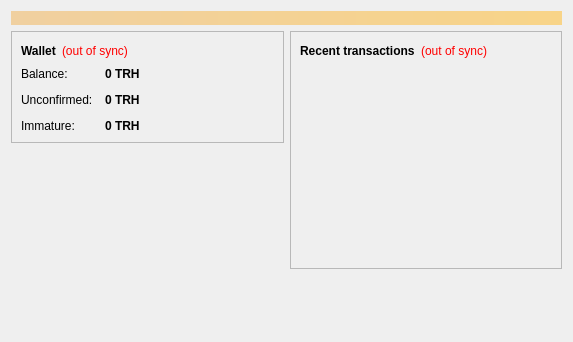
<?xml version="1.0" encoding="UTF-8"?>
<ui version="4.0">
 <class>OverviewPage</class>
 <widget class="QWidget" name="OverviewPage">
  <property name="geometry">
   <rect>
    <x>0</x>
    <y>0</y>
    <width>573</width>
    <height>342</height>
   </rect>
  </property>
  <property name="windowTitle">
   <string>Form</string>
  </property>
  <layout class="QVBoxLayout" name="topLayout">
   <item>
    <widget class="QLabel" name="labelAlerts">
     <property name="visible">
      <bool>false</bool>
     </property>
     <property name="styleSheet">
      <string notr="true">background-color: qlineargradient(x1: 0, y1: 0, x2: 1, y2: 0, stop:0 #F0D0A0, stop:1 #F8D488); color:#000000;</string>
     </property>
     <property name="wordWrap">
      <bool>true</bool>
     </property>
     <property name="margin">
      <number>3</number>
     </property>
    </widget>
   </item>
   <item>
    <layout class="QHBoxLayout" name="horizontalLayout" stretch="1,1">
     <item>
      <layout class="QVBoxLayout" name="verticalLayout_2">
       <item>
        <widget class="QFrame" name="frame">
         <property name="frameShape">
          <enum>QFrame::StyledPanel</enum>
         </property>
         <property name="frameShadow">
          <enum>QFrame::Raised</enum>
         </property>
         <layout class="QVBoxLayout" name="verticalLayout_4">
          <item>
           <layout class="QHBoxLayout" name="horizontalLayout_4">
            <item>
             <widget class="QLabel" name="label_5">
              <property name="font">
               <font>
                <weight>75</weight>
                <bold>true</bold>
               </font>
              </property>
              <property name="text">
               <string>Wallet</string>
              </property>
             </widget>
            </item>
            <item>
             <widget class="QLabel" name="labelWalletStatus">
              <property name="toolTip">
               <string>The displayed information may be out of date. Your wallet automatically synchronizes with the Trenchcoin network after a connection is established, but this process has not completed yet.</string>
              </property>
              <property name="styleSheet">
               <string notr="true">QLabel { color: red; }</string>
              </property>
              <property name="text">
               <string notr="true">(out of sync)</string>
              </property>
              <property name="alignment">
               <set>Qt::AlignLeading|Qt::AlignLeft|Qt::AlignVCenter</set>
              </property>
             </widget>
            </item>
            <item>
             <spacer name="horizontalSpacer_2">
              <property name="orientation">
               <enum>Qt::Horizontal</enum>
              </property>
              <property name="sizeHint" stdset="0">
               <size>
                <width>40</width>
                <height>20</height>
               </size>
              </property>
             </spacer>
            </item>
           </layout>
          </item>
          <item>
           <layout class="QFormLayout" name="formLayout_2">
            <property name="fieldGrowthPolicy">
             <enum>QFormLayout::AllNonFixedFieldsGrow</enum>
            </property>
            <property name="horizontalSpacing">
             <number>12</number>
            </property>
            <property name="verticalSpacing">
             <number>12</number>
            </property>
            <item row="0" column="0">
             <widget class="QLabel" name="label">
              <property name="text">
               <string>Balance:</string>
              </property>
             </widget>
            </item>
            <item row="0" column="1">
             <widget class="QLabel" name="labelBalance">
              <property name="font">
               <font>
                <weight>75</weight>
                <bold>true</bold>
               </font>
              </property>
              <property name="cursor">
               <cursorShape>IBeamCursor</cursorShape>
              </property>
              <property name="toolTip">
               <string>Your current balance</string>
              </property>
              <property name="text">
               <string notr="true">0 TRH</string>
              </property>
              <property name="textInteractionFlags">
               <set>Qt::LinksAccessibleByMouse|Qt::TextSelectableByKeyboard|Qt::TextSelectableByMouse</set>
              </property>
             </widget>
            </item>
            <item row="1" column="0">
             <widget class="QLabel" name="label_3">
              <property name="text">
               <string>Unconfirmed:</string>
              </property>
             </widget>
            </item>
            <item row="1" column="1">
             <widget class="QLabel" name="labelUnconfirmed">
              <property name="font">
               <font>
                <weight>75</weight>
                <bold>true</bold>
               </font>
              </property>
              <property name="cursor">
               <cursorShape>IBeamCursor</cursorShape>
              </property>
              <property name="toolTip">
               <string>Total of transactions that have yet to be confirmed, and do not yet count toward the current balance</string>
              </property>
              <property name="text">
               <string notr="true">0 TRH</string>
              </property>
              <property name="textInteractionFlags">
               <set>Qt::LinksAccessibleByMouse|Qt::TextSelectableByKeyboard|Qt::TextSelectableByMouse</set>
              </property>
             </widget>
            </item>
            <item row="2" column="0">
             <widget class="QLabel" name="labelImmatureText">
              <property name="text">
               <string>Immature:</string>
              </property>
             </widget>
            </item>
            <item row="2" column="1">
             <widget class="QLabel" name="labelImmature">
              <property name="font">
               <font>
                <weight>75</weight>
                <bold>true</bold>
               </font>
              </property>
              <property name="toolTip">
               <string>Mined balance that has not yet matured</string>
              </property>
              <property name="text">
               <string notr="true">0 TRH</string>
              </property>
              <property name="textInteractionFlags">
               <set>Qt::LinksAccessibleByMouse|Qt::TextSelectableByKeyboard|Qt::TextSelectableByMouse</set>
              </property>
             </widget>
            </item>
           </layout>
          </item>
         </layout>
        </widget>
       </item>
       <item>
        <spacer name="verticalSpacer">
         <property name="orientation">
          <enum>Qt::Vertical</enum>
         </property>
         <property name="sizeHint" stdset="0">
          <size>
           <width>20</width>
           <height>40</height>
          </size>
         </property>
        </spacer>
       </item>
      </layout>
     </item>
     <item>
      <layout class="QVBoxLayout" name="verticalLayout_3">
       <item>
        <widget class="QFrame" name="frame_2">
         <property name="frameShape">
          <enum>QFrame::StyledPanel</enum>
         </property>
         <property name="frameShadow">
          <enum>QFrame::Raised</enum>
         </property>
         <layout class="QVBoxLayout" name="verticalLayout">
          <item>
           <layout class="QHBoxLayout" name="horizontalLayout_2">
            <item>
             <widget class="QLabel" name="label_4">
              <property name="text">
               <string>&lt;b&gt;Recent transactions&lt;/b&gt;</string>
              </property>
             </widget>
            </item>
            <item>
             <widget class="QLabel" name="labelTransactionsStatus">
              <property name="toolTip">
               <string>The displayed information may be out of date. Your wallet automatically synchronizes with the Trenchcoin network after a connection is established, but this process has not completed yet.</string>
              </property>
              <property name="styleSheet">
               <string notr="true">QLabel { color: red; }</string>
              </property>
              <property name="text">
               <string notr="true">(out of sync)</string>
              </property>
              <property name="alignment">
               <set>Qt::AlignRight|Qt::AlignTrailing|Qt::AlignVCenter</set>
              </property>
             </widget>
            </item>
            <item>
             <spacer name="horizontalSpacer">
              <property name="orientation">
               <enum>Qt::Horizontal</enum>
              </property>
              <property name="sizeHint" stdset="0">
               <size>
                <width>40</width>
                <height>20</height>
               </size>
              </property>
             </spacer>
            </item>
           </layout>
          </item>
          <item>
           <widget class="QListView" name="listTransactions">
            <property name="styleSheet">
             <string notr="true">QListView { background: transparent; }</string>
            </property>
            <property name="frameShape">
             <enum>QFrame::NoFrame</enum>
            </property>
            <property name="verticalScrollBarPolicy">
             <enum>Qt::ScrollBarAlwaysOff</enum>
            </property>
            <property name="horizontalScrollBarPolicy">
             <enum>Qt::ScrollBarAlwaysOff</enum>
            </property>
            <property name="selectionMode">
             <enum>QAbstractItemView::NoSelection</enum>
            </property>
           </widget>
          </item>
         </layout>
        </widget>
       </item>
       <item>
        <spacer name="verticalSpacer_2">
         <property name="orientation">
          <enum>Qt::Vertical</enum>
         </property>
         <property name="sizeHint" stdset="0">
          <size>
           <width>20</width>
           <height>40</height>
          </size>
         </property>
        </spacer>
       </item>
      </layout>
     </item>
    </layout>
   </item>
  </layout>
 </widget>
 <resources/>
 <connections/>
</ui>
